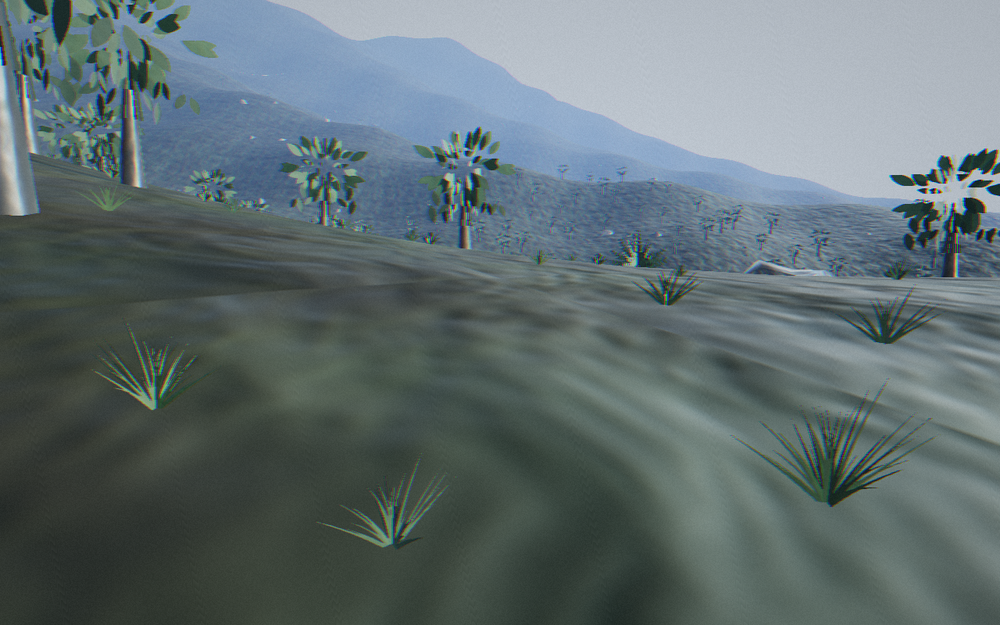
#> input picture docs/verification/p-canon-2/canon2_cf_day_1280.png, 1000 x 625 px, shrunk from 1280 x 800 before the run
$ python p_canon2_gate_audit.py
#> lines starting #> are read from the running program, lines starting #| are printed output that depends on the picture
#!/usr/bin/env python3
"""P-CANON-2 gate audit.

Part 1 — §8.3 subset matrix (docs/verification/p-canon-2/*.png):
  clipped whites >254.5 (gate 2%), crushed blacks <10 (gate 10%;
  night exempt — no night rows in this matrix). XFAIL rows (pre-existing
  phase-4 dawn failures) are reported and compared, not gated.

Part 2 — NEW canon-swatch audit (albedo-source level):
  verifies every P-CANON-2 regraded anchor in src/ maps into its
  canon-palette.json band (Rec.709 luma, tolerance ±4). The flat anchor
  IS the material's albedo median before lighting; rendered-pixel swatch
  auditing lands with P-CANON-3's map-audit pipeline.
"""
import json
import os
import re
import sys

import numpy as np
from PIL import Image

ROOT = os.path.join(os.path.dirname(__file__), "..")
EV = os.path.join(ROOT, "docs", "verification", "p-canon-2")

# (label, file, xfail)
FILES = [
    ("cf_day_1280    ", "canon2_cf_day_1280.png", False),
    ("cf_dawn_1280   ", "canon2_cf_dawn_1280.png", False),
    ("jungle_day_1280", "canon2_jungle_day_1280.png", False),
    ("jungle_dawn_1280", "canon2_jungle_dawn_1280.png", False),
    ("paititi_day_1280", "canon2_paititi_day_1280.png", False),
    ("paititi_dawn_1280", "canon2_paititi_dawn_1280_XFAIL.png", True),
    ("sierra_day_1280", "canon2_sierra_day_1280.png", False),
    ("sierra_dawn_1280", "canon2_sierra_dawn_1280.png", False),
    ("valley_day_regr", "canon2_valley_day_regr.png", False),
    ("valley_dawn_regr", "canon2_valley_dawn_regr_XFAIL.png", True),
    ("cf_day_390     ", "canon2_cf_day_390.png", False),
    ("cf_dawn_390    ", "canon2_cf_dawn_390.png", False),
]

def luma(hexint):
    r = (hexint >> 16) & 0xFF
    g = (hexint >> 8) & 0xFF
    b = hexint & 0xFF
    return 0.2126 * r + 0.7152 * g + 0.0722 * b

# (file, regex, canon band (lo, hi), tolerance)
SWATCHES = [
    ("src/terrain.ts",  r"soilA: new THREE\.Color\((0x[0-9a-fA-F]{6})\)", (27, 39), 4, "CF soilA (humus)"),
    ("src/terrain.ts",  r"soilB: new THREE\.Color\((0x[0-9a-fA-F]{6})\)", (55, 62), 4, "CF soilB (canopy)"),
    ("src/terrain.ts",  r"moss: new THREE\.Color\((0x[0-9a-fA-F]{6})\)", (51, 59), 4, "JL moss"),
    ("src/terrain.ts",  r"rockA: new THREE\.Color\((0x[0-9a-fA-F]{6})\)", (56, 64), 4, "PA plaza stone"),
    ("src/decor.ts",    r"colorA: (0x2c3e15), colorB: (0x[0-9a-fA-F]{6})", (51, 59), 4, "species moss A"),
    ("src/decor.ts",    r"colorB: (0x32442f)", (55, 62), 4, "species foliage B"),
    ("src/materials.ts", r"color: (0x2c3e15)", (51, 59), 4, "mossPatch"),
    ("src/materials.ts", r"color: (0x2d2b26)", (38, 46), 4, "woodAged (bark)"),
    ("src/materials.ts", r"color: (0x3d3c37)", (56, 64), 4, "limestoneSwallowed"),
    ("src/materials.ts", r"color: (0x403c37)", (56, 64), 4, "plazaWorn"),
    ("src/materials.ts", r"color: (0x26200f)", (27, 39), 4, "humusEarth"),
    ("src/textures.ts", r"STONE_BASE = \{ r: (0x[0-9a-fA-F]{2}), g: (0x[0-9a-fA-F]{2}), b: (0x[0-9a-fA-F]{2}) \}", (56, 64), 4, "trim STONE_BASE"),
]

def canon_luma_from_name(name_frag):
    """Pull a measured luma from canon-palette.json when the key matches."""
    p = os.path.join(ROOT, "docs", "art-canon", "canon-palette.json")
    try:
        data = json.load(open(p))
        return data, p
    except FileNotFoundError:
        return None, p

def main():
    print("=== Part 1: §8.3 subset matrix ===")
    print(f"{'capture':18s} {'clip%':>7s} {'crush%':>7s}  verdict")
    overall = True
    for label, f, xfail in FILES:
        fp = os.path.join(EV, f)
        try:
            im = np.asarray(Image.open(fp).convert("RGB"), dtype=np.float32)
        except FileNotFoundError:
            print(f"{label}: MISSING ({f})")
            overall = False
            continue
        h, w, _ = im.shape
#> h = 625; w = 1000
        lum = 0.2126 * im[..., 0] + 0.7152 * im[..., 1] + 0.0722 * im[..., 2]
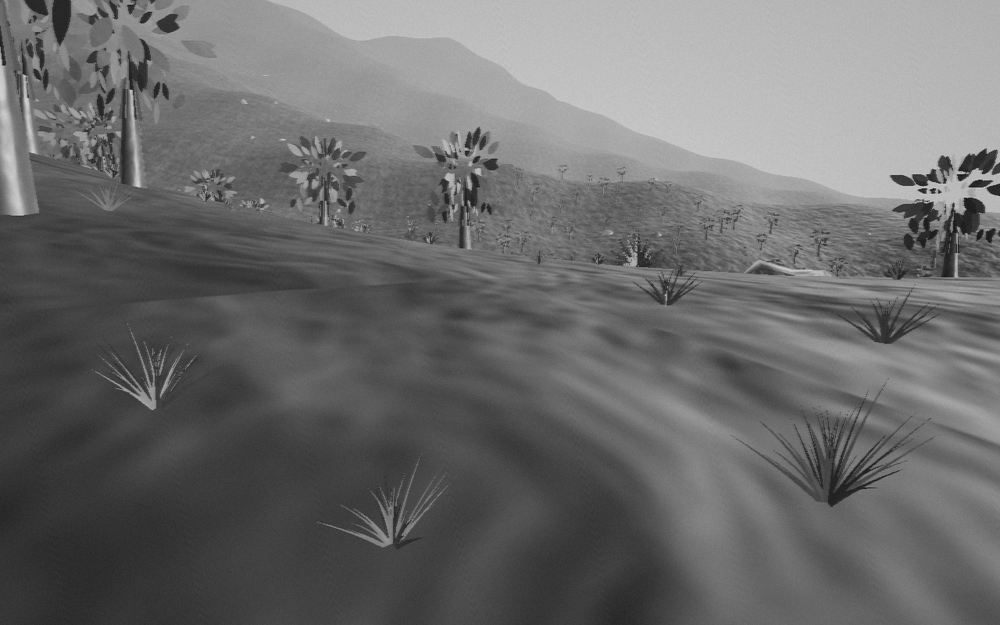
#> lum: shape (625, 1000) float32; min 19.81, max 214.6, mean 108
        clip = (lum > 254.5).sum() / (h * w) * 100
#> clip = 0
        crush = (lum < 10).sum() / (h * w) * 100
#> crush = 0
        ok = clip <= 2.0 and crush <= 10.0
#> ok = True
        verdict = "PASS" if ok else ("XFAIL (pre-existing p4 dawn failure)" if xfail else "FAIL")
#> verdict = 'PASS'
        if not ok and not xfail:
            overall = False
        print(f"{label} {clip:6.3f}% {crush:6.2f}%  {verdict}")
#| cf_day_1280      0.000%   0.00%  PASS
#> pass 2 of the loop in main, `for label, f, xfail in FILES:`:
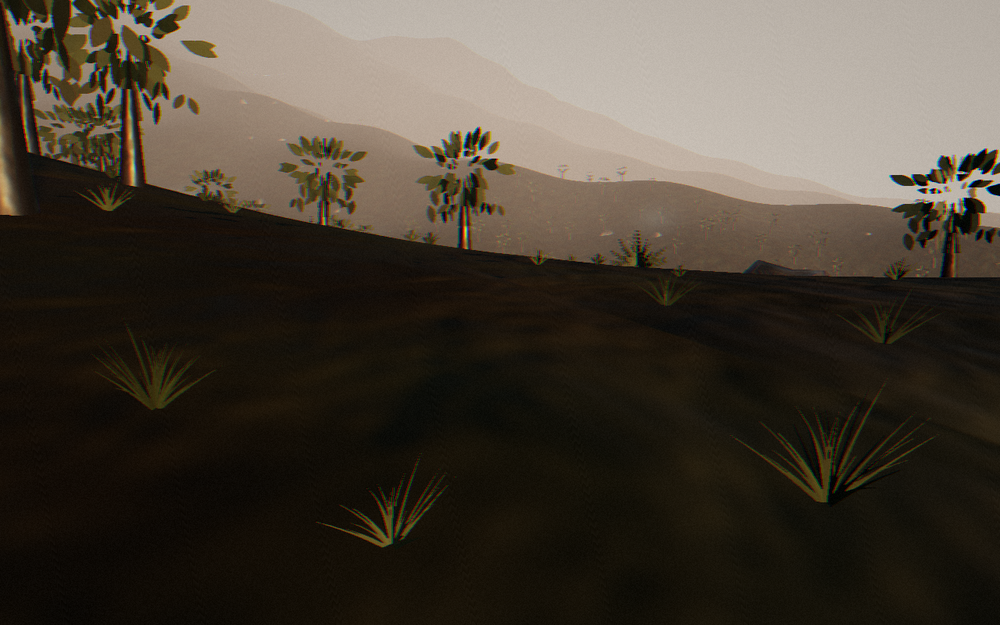
#> input picture docs/verification/p-canon-2/canon2_cf_dawn_1280.png, 1000 x 625 px, shrunk from 1280 x 800 before the run
#> in main, `lum = 0.2126 * im[..., 0] + 0.7152 * im[..., 1] + 0.0722 * im[..., 2]`:
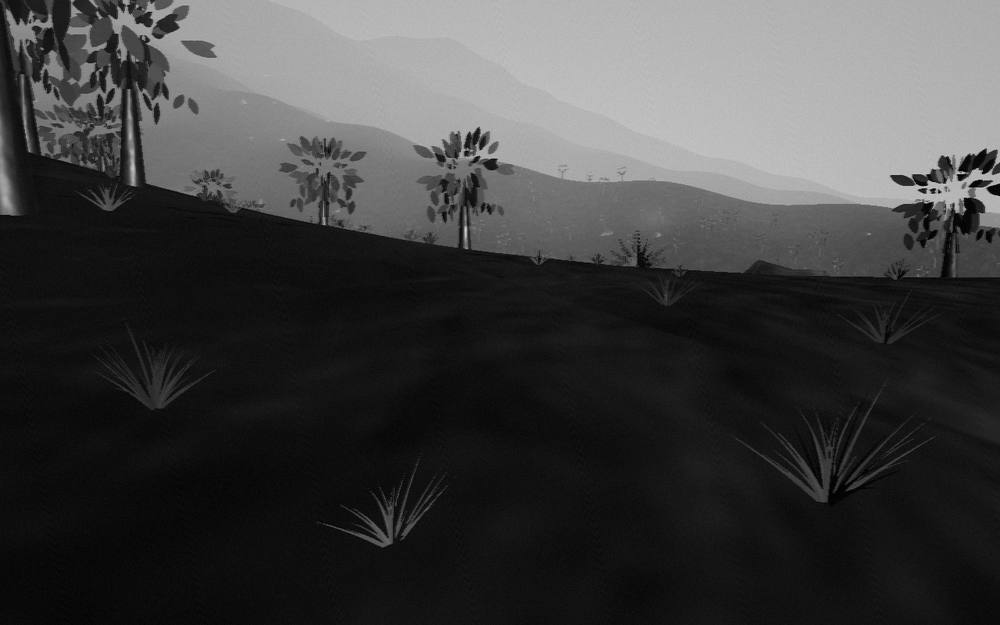
#> lum: shape (625, 1000) float32; min 0, max 212.6, mean 64.1
#> crush = 3.12
#| cf_dawn_1280     0.000%   3.12%  PASS
#> pass 3 of the loop in main, `for label, f, xfail in FILES:`:
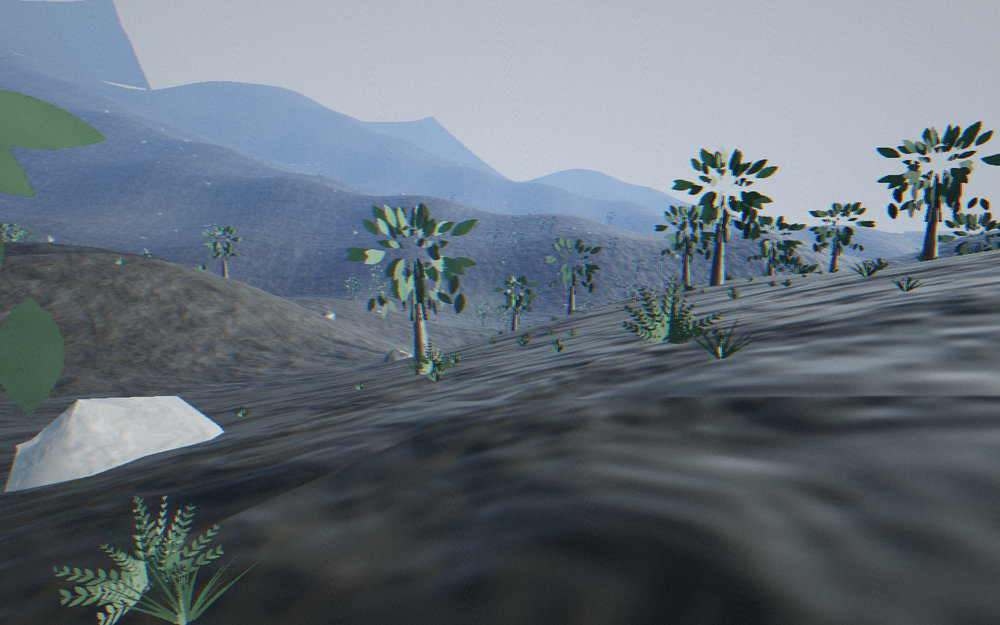
#> input picture docs/verification/p-canon-2/canon2_jungle_day_1280.png, 1000 x 625 px, shrunk from 1280 x 800 before the run
#> in main, `lum = 0.2126 * im[..., 0] + 0.7152 * im[..., 1] + 0.0722 * im[..., 2]`:
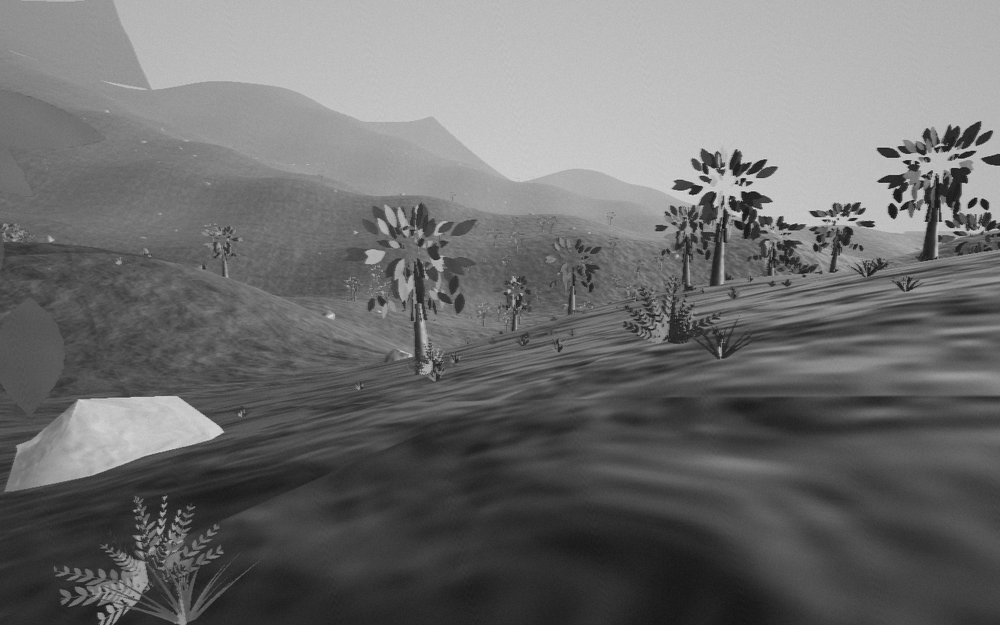
#> lum: shape (625, 1000) float32; min 15.8, max 217.7, mean 110.6
#> crush = 0
#| jungle_day_1280  0.000%   0.00%  PASS
#> the loop made 12 passes; the first 3 are shown

    print("\n=== Part 2: canon-swatch audit (albedo-source, ±4 luma) ===")
    for path, rx, (lo, hi), tol, label in SWATCHES:
        src = open(os.path.join(ROOT, path)).read()
        m = re.search(rx, src)
        if not m:
            print(f"{label:24s} PATTERN NOT FOUND in {path}")
            overall = False
            continue
        groups = m.groups()
        if len(groups) == 3:
            hexint = int(groups[0], 16) << 16 | int(groups[1], 16) << 8 | int(groups[2], 16)
        else:
            hexint = int(groups[0], 16)
        L = luma(hexint)
        ok = (lo - tol) <= L <= (hi + tol)
        overall &= ok
        print(f"{label:24s} 0x{hexint:06x} L={L:5.1f}  band [{lo},{hi}]±{tol}  {'IN BAND' if ok else 'OUT OF BAND'}")
#> this loop made 1 pass
#> (path, lo, hi, tol, label) on pass 1: ('src/terrain.ts', 27, 39, 4, 'CF soilA (humus)')

    print(f"\nOVERALL: {'PASS' if overall else 'FAIL'}")
    sys.exit(0 if overall else 1)

if __name__ == "__main__":
#> (the run stopped early here; a loop or call above may not have finished)
